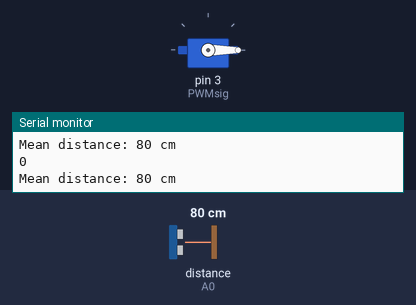
A sketch run on a simulated Arduino Uno, built with avr-gcc and run on an emulated ATmega328P. On the bench: servo, the last lines printed to the serial monitor. The inputs (shaded band) are chosen by the test bench; at power-on: distance to the obstacle (sensor on A0) 80 cm.

Above: at 1.2 s.
1.3 s: distance to the obstacle (sensor on A0) set to 44 cm
2.8 s: distance to the obstacle (sensor on A0) set to 37 cm
At 4.1 s:
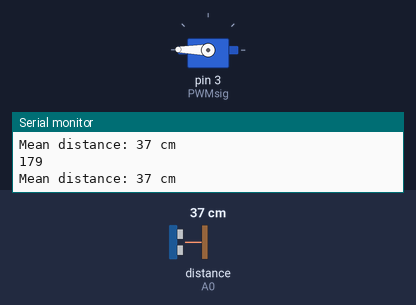
4.4 s: distance to the obstacle (sensor on A0) set to 11 cm
5.9 s: distance to the obstacle (sensor on A0) set to 8 cm
At 6.4 s:
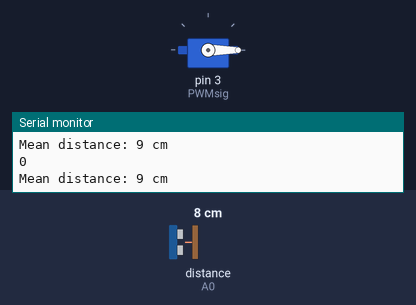
7.4 s: distance to the obstacle (sensor on A0) set to 18 cm
At 8.9 s:
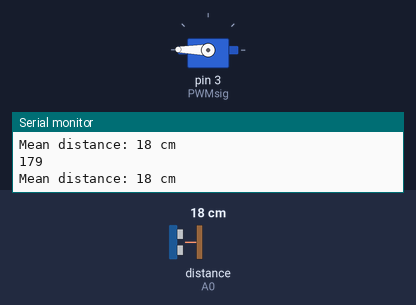
Timing chart, 0 to 10.0 s (numbered marks = the images above; inputs shaded):
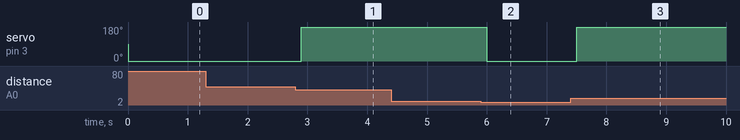

The sketch:

test_for_space3.ino
```cpp
#include <Servo.h>
#include <SharpIR.h>

# define IRsensor A0
# define model 1080

int distInCM;

SharpIR mySensor = SharpIR(IRsensor, model);

# define PWMsig 3

Servo Servo1;
int reset = 0;
int launch = 179;

void setup() {
  // put your setup code here, to run once:
  Servo1.attach(PWMsig);
  delay(5);
  Servo1.write(reset);

  Serial.begin(9600);
}

void loop() {
  // put your main code here, to run repeatedly:

  distInCM = mySensor.distance();

  //if within range the servo will rotate counterclockwise else clockwise
  if(distInCM <= 40 && distInCM >= 10){
    //servoPosition++;
    delay(15);
    Servo1.write(launch);
    delay(5);
    Serial.println(launch);
  }
  else{
    //servoPosition--;
    delay(15);
    Servo1.write(reset);
    delay(15);
    Serial.println(reset);
  }

  // Print the measured distance to the serial monitor
  Serial.print("Mean distance: ");
  Serial.print(distInCM);
  Serial.println(" cm");

  delay(100);

}
```

Measured:
- the behaviour switches between 41 and 40 cm on distance to the obstacle (sensor on A0) (found by bisection; images 0 and 1)
- the behaviour switches between 10 and 9 cm on distance to the obstacle (sensor on A0) (found by bisection; images 1 and 2)
- after the input at 2.8 s, servo on pin 3 (PWMsig): 0° → 179° after 0.10 s
- after the input at 5.9 s, servo on pin 3 (PWMsig): 179° → 0° after 0.10 s
- after the input at 7.4 s, servo on pin 3 (PWMsig): 0° → 179° after 0.10 s
